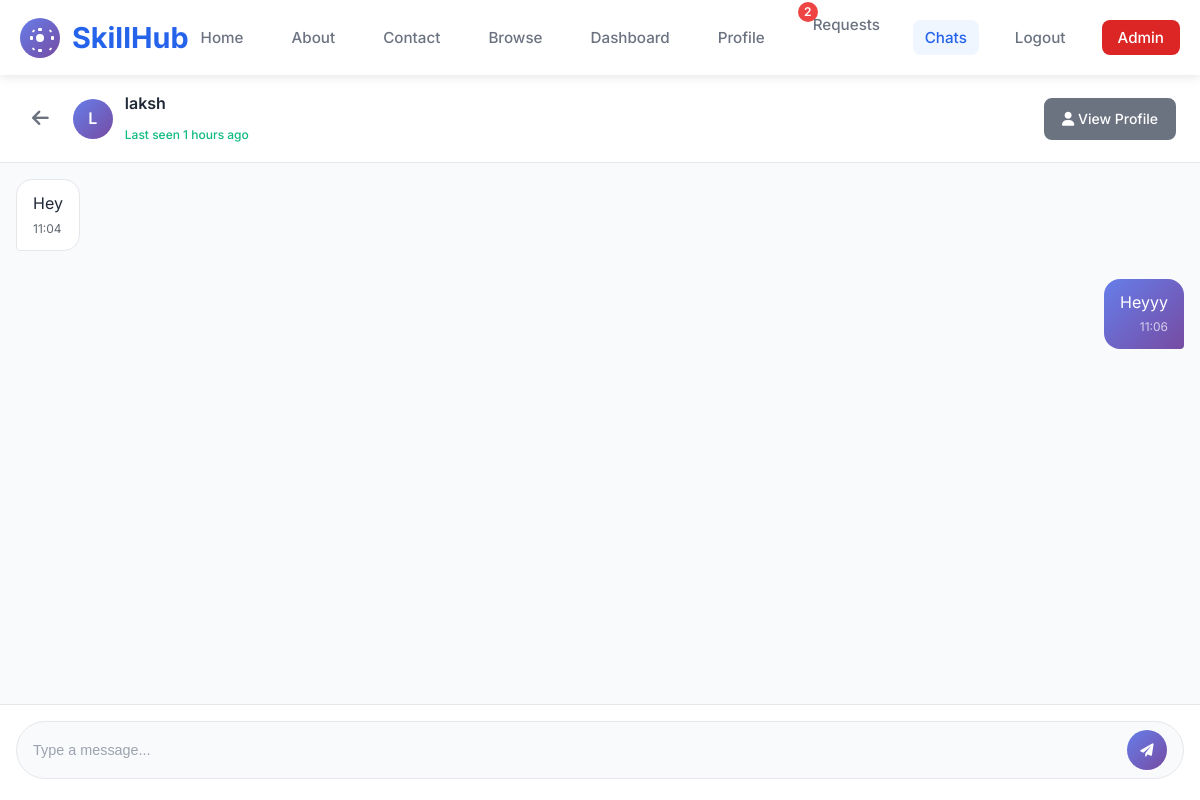
/chat/1 (signed in), run on the app's committed database.
### app.py (models this page shows, shortened)
class User(UserMixin, db.Model):
    id = db.Column(db.Integer, primary_key=True)
    full_name = db.Column(db.String(100), nullable=False)
    email = db.Column(db.String(120), unique=True, nullable=False)
    password_hash = db.Column(db.String(255), nullable=False)
    profile_photo = db.Column(db.String(255))
    location = db.Column(db.String(100))
    created_at = db.Column(db.DateTime, default=db.func.current_timestamp())
    last_seen = db.Column(db.DateTime, default=db.func.current_timestamp())
    profile = db.relationship('Profile', backref='user', uselist=False)

class ChatMessage(db.Model):
    id = db.Column(db.Integer, primary_key=True)
    chat_id = db.Column(db.Integer, db.ForeignKey('chat.id'), nullable=False)
    sender_id = db.Column(db.Integer, db.ForeignKey('user.id'), nullable=False)
    message = db.Column(db.Text, nullable=False)
    message_type = db.Column(db.String(20), default='text')  # text, image, file
    is_read = db.Column(db.Boolean, default=False)
    created_at = db.Column(db.DateTime, default=db.func.current_timestamp())
    sender = db.relationship('User', backref='sent_messages')

### app.py (the view)
@app.route('/chat/<int:chat_id>')
@login_required
def chat_room(chat_id):
    chat = Chat.query.get_or_404(chat_id)
    if chat.user1_id != current_user.id and chat.user2_id != current_user.id:
        flash('Access denied.', 'error')
        return redirect(url_for('chat'))
    other_user = chat.user2 if chat.user1_id == current_user.id else chat.user1
    unread_messages = chat.messages.filter(
        db.and_(
            ChatMessage.sender_id != current_user.id,
            ChatMessage.is_read == False
        )
    ).all()
    for message in unread_messages:
        message.is_read = True
    db.session.commit()
    messages = chat.messages.all()
    now = datetime.utcnow()
    time_diff = now - other_user.last_seen
    if time_diff.total_seconds() < 300:  # 5 minutes
        online_status = "Online"
    else:
        minutes_ago = int(time_diff.total_seconds() / 60)
        if minutes_ago < 60:
            online_status = f"Last seen {minutes_ago} minutes ago"
        else:
            hours_ago = int(minutes_ago / 60)
            if hours_ago < 24:
                online_status = f"Last seen {hours_ago} hours ago"
            else:
                days_ago = int(hours_ago / 24)
                online_status = f"Last seen {days_ago} days ago"
    return render_template('chat_room.html',
                         chat=chat,
                         other_user=other_user,
                         messages=messages,
                         online_status=online_status)

### app.py (called while the page is built)
@login_manager.user_loader
def load_user(user_id):
    return User.query.get(int(user_id))

@app.context_processor
def inject_pending_requests():
    if current_user.is_authenticated:
        current_user.last_seen = datetime.utcnow()
        db.session.commit()
        pending_requests_count = SwapRequest.query.filter_by(
            receiver_id=current_user.id,
            status='pending'
        ).count()
        return {'pending_requests_count': pending_requests_count}
    return {'pending_requests_count': 0}

@app.context_processor
def inject_unread_messages():
    if current_user.is_authenticated:
        chats = Chat.query.filter(
            db.or_(
                Chat.user1_id == current_user.id,
                Chat.user2_id == current_user.id
            )
        ).all()
        total_unread = 0
        for chat in chats:
            unread_count = chat.messages.filter(
                db.and_(
                    ChatMessage.sender_id != current_user.id,
                    ChatMessage.is_read == False
                )
            ).count()
            total_unread += unread_count
        return {'unread_messages_count': total_unread}
    return {'unread_messages_count': 0}

### templates/chat_room.html (shortened to what this page needs)
<!DOCTYPE html>
<html lang="en">
<head>
    <link rel="stylesheet" href="{{ url_for('static', filename='css/style.css') }}">
    <link rel="stylesheet" href="https://cdnjs.cloudflare.com/ajax/libs/font-awesome/6.0.0/css/all.min.css">
</head>
<body class="in-chat-room">
    <header class="header">
        <nav class="navbar">
            <div class="nav-container">
                <div class="nav-logo">
                    <img src="{{ url_for('static', filename='images/logo.svg') }}" alt="SkillHub Logo">
                    <h1>SkillHub</h1>
                </div>
                <ul class="nav-menu">
                    <li class="nav-item">
                        <a href="{{ url_for('homepage') }}" class="nav-link">Home</a>
                    </li>
                    <li class="nav-item">
                        <a href="{{ url_for('about') }}" class="nav-link">About</a>
                    </li>
                    <li class="nav-item">
                        <a href="{{ url_for('contact') }}" class="nav-link">Contact</a>
                    </li>
                    <li class="nav-item">
                        <a href="{{ url_for('browse') }}" class="nav-link">Browse</a>
                    </li>
                    {% if current_user.is_authenticated %}
                        <li class="nav-item">
                            <a href="{{ url_for('dashboard') }}" class="nav-link">Dashboard</a>
                        </li>
                        <li class="nav-item">
                            <a href="{{ url_for('profile') }}" class="nav-link">Profile</a>
                        </li>
                        <li class="nav-item">
                            <a href="{{ url_for('requests') }}" class="nav-link">
                                Requests
                                {% if pending_requests_count > 0 %}
                                    <span class="notification-badge">{{ pending_requests_count }}</span>
                                {% endif %}
                            </a>
                        </li>
                        <li class="nav-item">
                            <a href="{{ url_for('chat') }}" class="nav-link active">Chats</a>
                        </li>
                        <li class="nav-item">
                            <a href="{{ url_for('logout') }}" class="nav-link">Logout</a>
                        </li>
                    {% endif %}
                    <li class="nav-item admin-nav-item">
                        <a href="{{ url_for('admin_login') }}" class="nav-link admin-link">Admin</a>
                    </li>
                </ul>
            </div>
        </nav>
    </header>
    <main class="main">
        <div class="chat-room-container">
            <div class="chat-room-header">
                <div class="chat-header-left">
                    <a href="{{ url_for('chat') }}" class="back-button">
                        <i class="fas fa-arrow-left"></i>
                    </a>
                    <div class="chat-user-info">
                        <div class="chat-user-avatar">
                            {% if other_user.profile_photo %}
                                <img src="{{ url_for('static', filename=other_user.profile_photo) }}" alt="Profile Photo">
                            {% else %}
                                <div class="chat-user-avatar-placeholder">
                                    <span>{{ other_user.full_name[0].upper() }}</span>
                                </div>
                            {% endif %}
                        </div>
                        <div class="chat-user-details">
                            <h3>{{ other_user.full_name }}</h3>
                            <span class="chat-status">{{ online_status }}</span>
                        </div>
                    </div>
                </div>
                <div class="chat-header-actions">
                    <a href="{{ url_for('view_profile', user_id=other_user.id) }}" class="btn btn-secondary btn-small">
                        <i class="fas fa-user"></i> View Profile
                    </a>
                </div>
            </div>
            <div class="messages-container" id="messagesContainer">
                {% if messages %}
                    {% for message in messages %}
                        <div class="message {% if message.sender_id == current_user.id %}message-sent{% else %}message-received{% endif %}">
                            <div class="message-content">
                                <div class="message-text">{{ message.message }}</div>
                                <div class="message-time">{{ message.created_at.strftime('%H:%M') }}</div>
                            </div>
                        </div>
                    {% endfor %}
                {% endif %}
            </div>
            <div class="message-input-container">
                <form id="messageForm" class="message-form">
                    <div class="message-input-wrapper">
                        <input type="text" id="messageInput" placeholder="Type a message..." class="message-input" autocomplete="off">
                        <button type="submit" class="send-button" id="sendButton">
                            <i class="fas fa-paper-plane"></i>
                        </button>
                    </div>
                </form>
            </div>
        </div>
    </main>
</body>
</html>

### data on the page
User: full_name "L", full_name "laksh"
ChatMessage: message "Hey", created_at "11:04"
ChatMessage: message "Heyyy", created_at "11:06"

### other printed values
{{ pending_requests_count }} "2"
{{ online_status }} "Last seen 1 hours ago"
